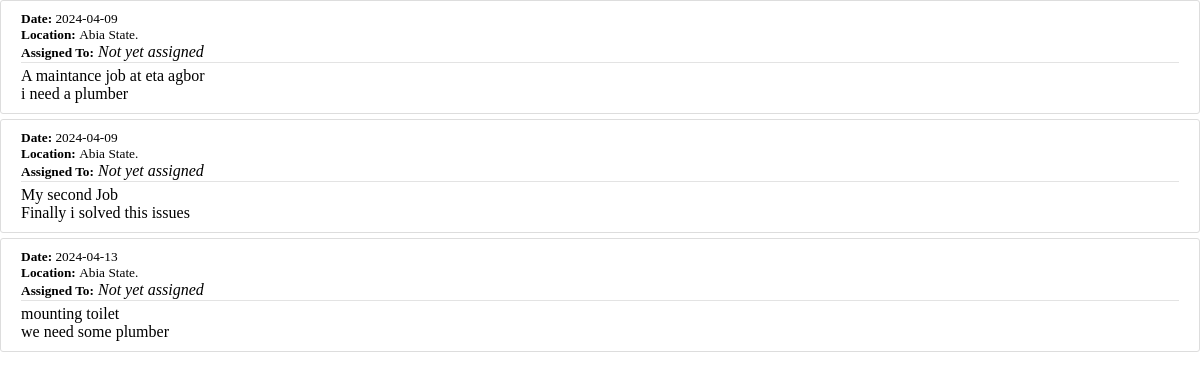
Page /clients/assigned_plumber (signed in) on the earlier database version.
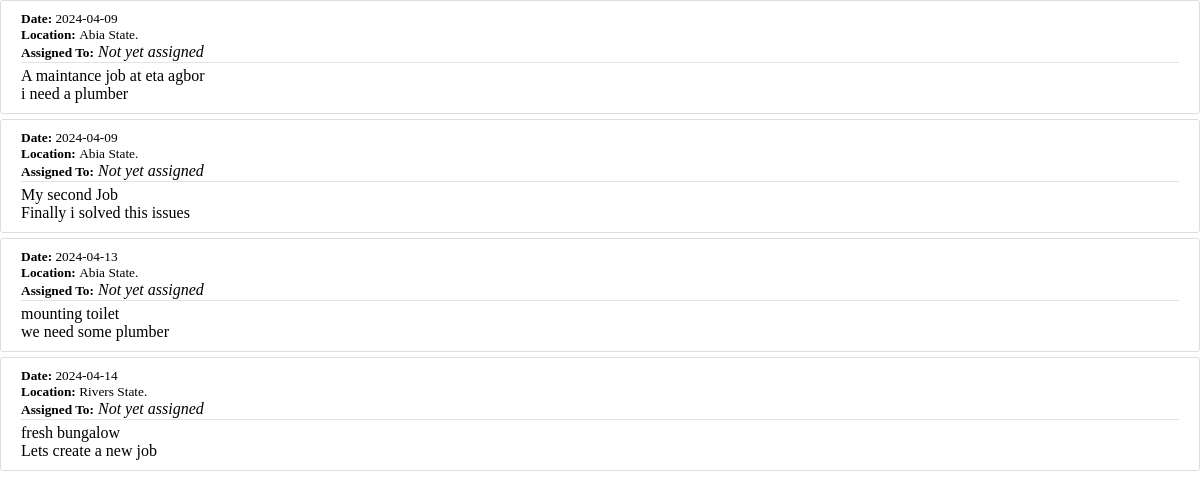
Same page on the later database version.
### model/base.py (models this page shows, shortened)
class Job(Base):
    __tablename__ = 'jobs'
    id = Column(Integer, primary_key=True)
    job_title = Column(String(50), nullable=False)
    job_description = Column(String(100), nullable=False)
    completed = Column(Boolean, default=False)
    content = Column(String(1000), nullable=False)
    date_posted = Column(DateTime, nullable=False, default=datetime.utcnow)
    location = Column(String(100), nullable=False)
    client_id = Column(Integer, ForeignKey('clients.id'))

### model/clients/routes.py (the view)
@client_s.route("/assigned_plumber", methods=['POST', 'GET'])
def assigned_plumber():
    posted_jobs = Job.query.filter_by(client_id=current_user.id).all()
    assigned_plumbers = {}
    for job in posted_jobs:
        plumbers = (
            db.session.query(Plumber)
            .join(JobPlumber, JobPlumber.plumber_id == Plumber.id)
            .filter(JobPlumber.job_id == job.id, JobPlumber.is_assigned == True)
            .all()
        )
        assigned_plumbers[job] = plumbers
    return render_template('assigned_jobs.html', title='Assigned Plumbers', assigned_plumbers=assigned_plumbers)

### model/__init__.py (called while the page is built)
@login_manager.user_loader
def load_user(user_id):
    x = Plumber.query.get(str(user_id))
    if x == None:
        x = Client.query.get(str(user_id))
    return x

### model/clients/templates/assigned_jobs.html
<link rel="stylesheet" type="text/css" href="{{ url_for('client_s.static', filename='main.css') }}">
{% for job, assigned_plumbers_list in assigned_plumbers.items() %}
<article class="media content-section">
  <div class="media-body">
    <div class="article-metadata">
      <small class="text-muted"><strong>Date: </strong>{{ job.date_posted.strftime('%Y-%m-%d') }}</small>
      <div class="mt-2">
        <small class="text-muted"><strong>Location: </strong>{{ job.location }} State.</small>
      </div>
      <div class="mt-2">
        <small class="text-muted"><strong>Assigned To:</strong></small>
        {% if assigned_plumbers_list %}  {% for plumber in assigned_plumbers_list %}
            <span>{{ plumber.username }}</span>  {% if not loop.last %} , {% endif %}
          {% endfor %}
        {% else %}
          <em>Not yet assigned</em>
        {% endif %}
      </div>
    </div>
    <p class="article-content">{{ job.job_description }}</p>
    <p class="article-content">{{ job.content }}</p>
  </div>
</article>
{% endfor %}

Differences in the rows shown:
added Job: date_posted "2024-04-14", location "Rivers", job_description "fresh bungalow", content "Lets create a new job"
